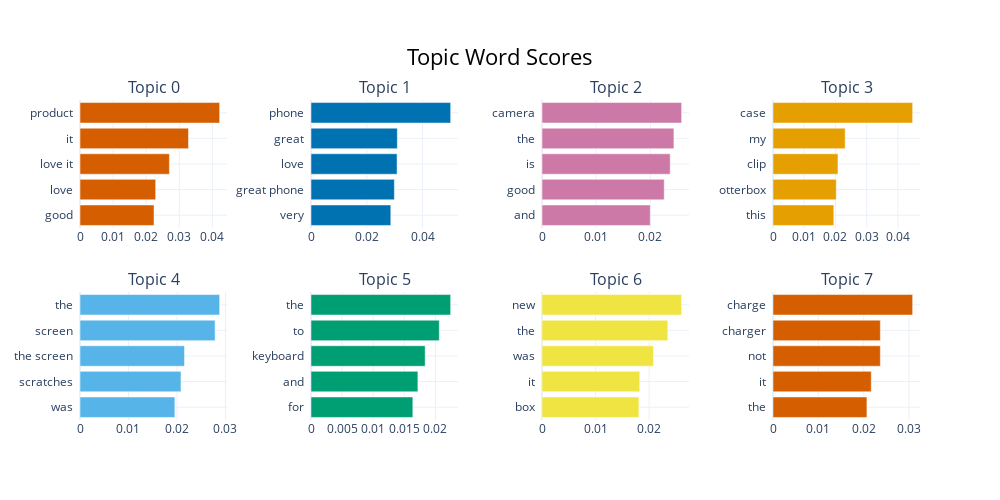

This figure's notebook cell:
### Code cell
%pip install nbformat

fig = topic_model.visualize_barchart()
fig.write_html("bertopic_barchart.html")  # Saves as HTML file

# If you want to display in notebook, just use:
fig.show()

### Figure 1 — Plotly figure (JSON) as saved in the notebook; plotly's stock layout.template omitted (floating-point values rounded to 4 significant figures)
{"data": [{"marker": {"color": "#D55E00"}, "orientation": "h", "type": "bar", "x": [0.02236, 0.02286, 0.02701, 0.03279, 0.0422], "xaxis": "x", "y": ["good  ", "love  ", "love it  ", "it  ", "product  "], "yaxis": "y"}, {"marker": {"color": "#0072B2"}, "orientation": "h", "type": "bar", "x": [0.02863, 0.0299, 0.03088, 0.03097, 0.0501], "xaxis": "x2", "y": ["very  ", "great phone  ", "love  ", "great  ", "phone  "], "yaxis": "y2"}, {"marker": {"color": "#CC79A7"}, "orientation": "h", "type": "bar", "x": [0.01996, 0.02254, 0.02364, 0.02432, 0.02575], "xaxis": "x3", "y": ["and  ", "good  ", "is  ", "the  ", "camera  "], "yaxis": "y3"}, {"marker": {"color": "#E69F00"}, "orientation": "h", "type": "bar", "x": [0.01947, 0.02026, 0.0208, 0.02311, 0.04472], "xaxis": "x4", "y": ["this  ", "otterbox  ", "clip  ", "my  ", "case  "], "yaxis": "y4"}, {"marker": {"color": "#56B4E9"}, "orientation": "h", "type": "bar", "x": [0.01956, 0.02082, 0.02155, 0.02786, 0.0288], "xaxis": "x5", "y": ["was  ", "scratches  ", "the screen  ", "screen  ", "the  "], "yaxis": "y5"}, {"marker": {"color": "#009E73"}, "orientation": "h", "type": "bar", "x": [0.01637, 0.01718, 0.01835, 0.02061, 0.02245], "xaxis": "x6", "y": ["for  ", "and  ", "keyboard  ", "to  ", "the  "], "yaxis": "y6"}, {"marker": {"color": "#F0E442"}, "orientation": "h", "type": "bar", "x": [0.01809, 0.01825, 0.0208, 0.02348, 0.02607], "xaxis": "x7", "y": ["box  ", "it  ", "was  ", "the  ", "new  "], "yaxis": "y7"}, {"marker": {"color": "#D55E00"}, "orientation": "h", "type": "bar", "x": [0.02071, 0.02166, 0.02367, 0.02367, 0.03079], "xaxis": "x8", "y": ["the  ", "it  ", "not  ", "charger  ", "charge  "], "yaxis": "y8"}], "layout": {"annotations": [{"font": {"size": 16}, "showarrow": false, "text": "Topic 0", "x": 0.0875, "xanchor": "center", "xref": "paper", "y": 1, "yanchor": "bottom", "yref": "paper"}, {"font": {"size": 16}, "showarrow": false, "text": "Topic 1", "x": 0.3625, "xanchor": "center", "xref": "paper", "y": 1, "yanchor": "bottom", "yref": "paper"}, {"font": {"size": 16}, "showarrow": false, "text": "Topic 2", "x": 0.6375, "xanchor": "center", "xref": "paper", "y": 1, "yanchor": "bottom", "yref": "paper"}, {"font": {"size": 16}, "showarrow": false, "text": "Topic 3", "x": 0.9125, "xanchor": "center", "xref": "paper", "y": 1, "yanchor": "bottom", "yref": "paper"}, {"font": {"size": 16}, "showarrow": false, "text": "Topic 4", "x": 0.0875, "xanchor": "center", "xref": "paper", "y": 0.4, "yanchor": "bottom", "yref": "paper"}, {"font": {"size": 16}, "showarrow": false, "text": "Topic 5", "x": 0.3625, "xanchor": "center", "xref": "paper", "y": 0.4, "yanchor": "bottom", "yref": "paper"}, {"font": {"size": 16}, "showarrow": false, "text": "Topic 6", "x": 0.6375, "xanchor": "center", "xref": "paper", "y": 0.4, "yanchor": "bottom", "yref": "paper"}, {"font": {"size": 16}, "showarrow": false, "text": "Topic 7", "x": 0.9125, "xanchor": "center", "xref": "paper", "y": 0.4, "yanchor": "bottom", "yref": "paper"}], "height": 500, "hoverlabel": {"bgcolor": "white", "font": {"family": "Rockwell", "size": 16}}, "showlegend": false, "title": {"font": {"color": "Black", "size": 22}, "text": "Topic Word Scores", "x": 0.5, "xanchor": "center", "yanchor": "top"}, "width": 1000, "xaxis": {"anchor": "y", "domain": [0, 0.175], "showgrid": true}, "xaxis2": {"anchor": "y2", "domain": [0.275, 0.45], "showgrid": true}, "xaxis3": {"anchor": "y3", "domain": [0.55, 0.725], "showgrid": true}, "xaxis4": {"anchor": "y4", "domain": [0.825, 1], "showgrid": true}, "xaxis5": {"anchor": "y5", "domain": [0, 0.175], "showgrid": true}, "xaxis6": {"anchor": "y6", "domain": [0.275, 0.45], "showgrid": true}, "xaxis7": {"anchor": "y7", "domain": [0.55, 0.725], "showgrid": true}, "xaxis8": {"anchor": "y8", "domain": [0.825, 1], "showgrid": true}, "yaxis": {"anchor": "x", "domain": [0.6, 1], "showgrid": true}, "yaxis2": {"anchor": "x2", "domain": [0.6, 1], "showgrid": true}, "yaxis3": {"anchor": "x3", "domain": [0.6, 1], "showgrid": true}, "yaxis4": {"anchor": "x4", "domain": [0.6, 1], "showgrid": true}, "yaxis5": {"anchor": "x5", "domain": [0, 0.4], "showgrid": true}, "yaxis6": {"anchor": "x6", "domain": [0, 0.4], "showgrid": true}, "yaxis7": {"anchor": "x7", "domain": [0, 0.4], "showgrid": true}, "yaxis8": {"anchor": "x8", "domain": [0, 0.4], "showgrid": true}}}
